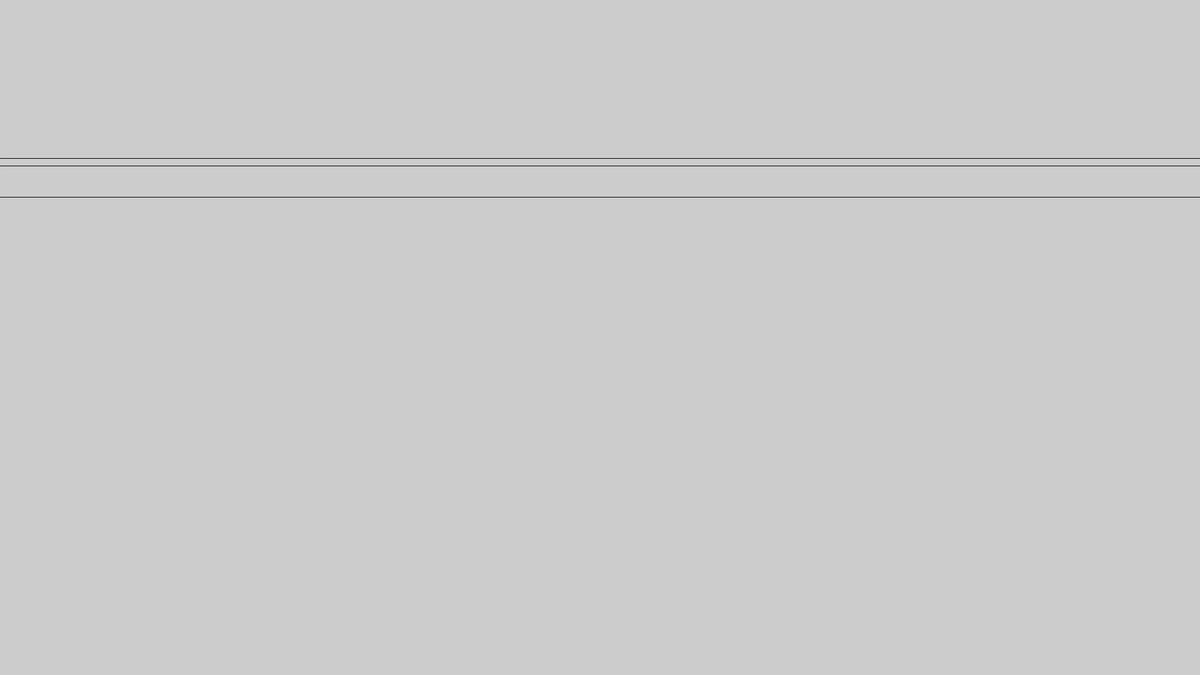
Frame 1 (no input)
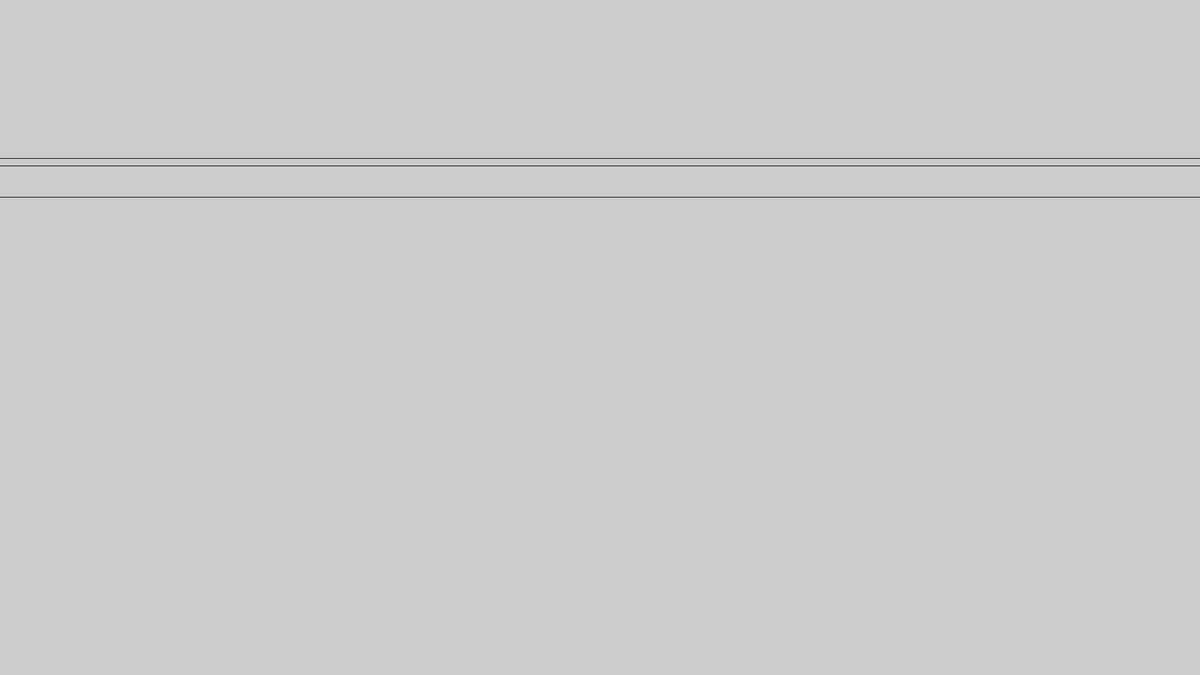
Frame 60 (the mouse pressed at the canvas centre just before this capture)
Frame 120 (the mouse held since frame 60 and released just before this capture): identical to frame 60, image omitted

The Processing sketch that drew these frames (run headless with seeded random() and noise(); from frame 60 on, the mouse is pressed at the canvas centre):

// Processing sketch: Coolio1
// ── Coolio1.pde
//COOLIO1

int topmargincompinsation = -45;

void setup(){
  size(1920, 1080);
  smooth();
}

void draw(){
  stroke(0);
  line(0, 298+topmargincompinsation , width, 298+topmargincompinsation);
  line(0, 310+topmargincompinsation , width, 310+topmargincompinsation);
  line(0, 360+topmargincompinsation , width, 360+topmargincompinsation);
}
